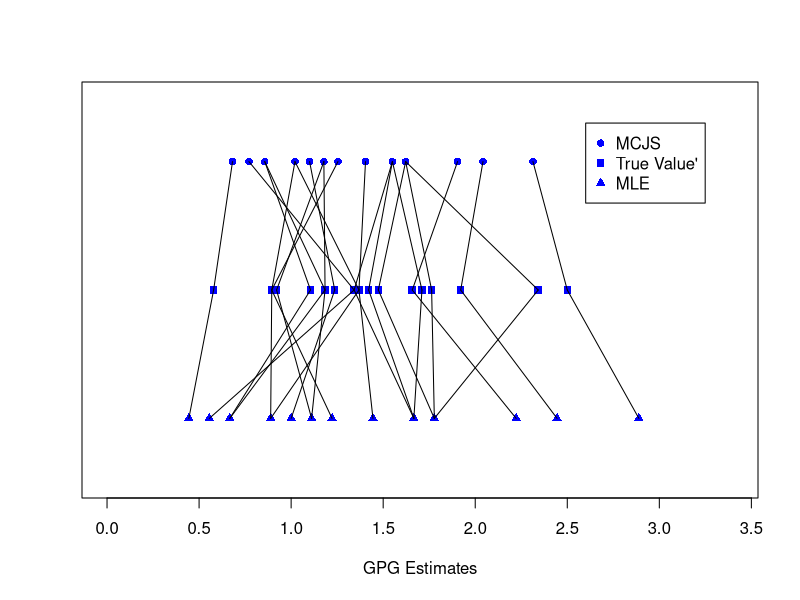
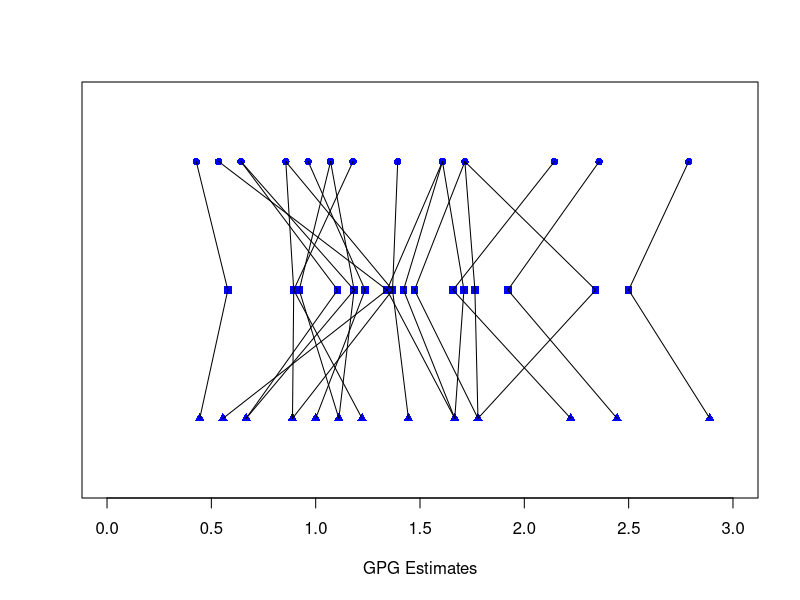
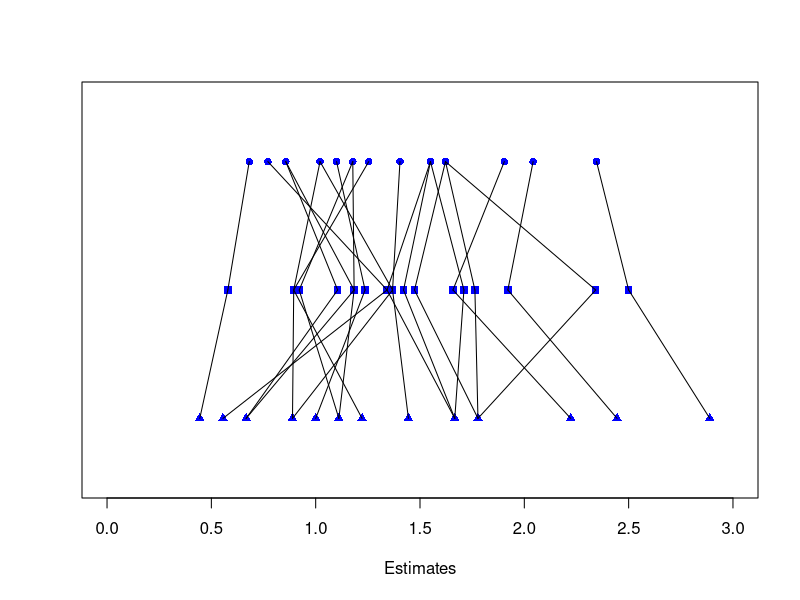

These charts were generated, in order, by the following R code:
## ---- chunk 1
knitr::opts_chunk$set(echo = TRUE)
## ---- chunk 2
# Install dplyr package
library("dplyr")
data = read.csv("results.csv", header =TRUE)
data = data %>% select(Season, DateTime, HomeTeam, AwayTeam, FTHG, FTAG) %>% filter(Season == "2018-19")
home_goals = data %>% group_by(HomeTeam, Season) %>%
                summarise(total_home_goals = sum(FTHG), games_home = length(FTHG)) 
colnames(home_goals)[1] = "Team" 
away_goals = data %>% group_by(AwayTeam, Season) %>%
                summarize(total_away_goals = sum(FTAG), games_away = length(FTAG))
colnames(away_goals)[1] = "Team"
goals = merge(home_goals, away_goals)
goals = goals %>% group_by(Team) %>% select(Team, total_home_goals, total_away_goals, games_home, games_away) %>% summarise(goals = total_home_goals + total_away_goals, games = games_home + games_away)
goals_per_season = goals

#goals in early part of season, 2020/21
data = read.csv("results.csv", header =TRUE)
data[["DateTime"]] = as.Date(data[["DateTime"]])
data = data %>% select(Season, DateTime, HomeTeam, AwayTeam, FTHG, FTAG) %>% filter(Season == "2018-19", DateTime <= "2018-10-22")
home_goals = data %>% group_by(HomeTeam, Season) %>%
                summarize(total_home_goals = sum(FTHG), games_home = length(FTHG))
colnames(home_goals)[1] = "Team" 
away_goals = data %>% group_by(AwayTeam, Season) %>%
                summarize(total_away_goals = sum(FTAG), games_away = length(FTAG))
colnames(away_goals)[1] = "Team"
goals = merge(home_goals, away_goals)
goals = goals %>% group_by(Team) %>% select(Team, total_home_goals, total_away_goals, games_home, games_away) %>% summarise(goals = total_home_goals + total_away_goals, games = games_home + games_away)
goals_first_part= goals
## ---- chunk 3
transformed = 2*sqrt(goals_first_part$goals +3/8)
transformed
## ---- chunk 4
library(pracma)
JS_estimates <- (1-18/(Norm(transformed)^2))*transformed
JS_estimates <- (JS_estimates/2)^2-3/8
JS_estimates <- JS_estimates/9
## ---- chunk 5
adapted_JS_estimates <- mean(transformed) + (1-17/(Norm(transformed-mean(transformed))^2))*(transformed - mean(transformed))
adapted_JS_estimates <- (adapted_JS_estimates/2)^2-3/8
adapted_JS_estimates <- adapted_JS_estimates/9
## ---- chunk 6
#MLE based SSE
Norm(goals_first_part$goals/9 -goals_per_season$goals/38)^2
#JS based SSE
Norm(JS_estimates - goals_per_season$goals/38)^2
#MCJS based SSE
Norm(adapted_JS_estimates - goals_per_season$goals/38)^2
#MC James-Stein plot
plot(goals_per_season$goals/38, rep(2,20),  ylim = c(0.5,3.5), xlim = c(0,3.4), yaxt = "n", ylab =  '', xlab = "GPG Estimates", col = "blue", pch = 15)
points(adapted_JS_estimates, rep(3,20), col = "blue", pch = 16)
points(goals_first_part$goals/9, rep(1,20), col = "blue", pch = 17)
legend(2.6,3.3, legend = c("MCJS", "True Value'", "MLE"), pch = c(16,15,17), col = c("blue", "blue", "blue"))
sum(abs(adapted_JS_estimates - goals_per_season$goals/38 ) < abs(goals_first_part$goals/9 - goals_per_season$goals/38))
for (i in 1:20){
    lines(c((goals_per_season$goals/38)[i], adapted_JS_estimates[i]), c(2,3))
    lines(c((goals_per_season$goals/38)[i], (goals_first_part$goals/9)[i]), c(2,1))
}
#James-Stein plot
plot(goals_per_season$goals/38, rep(2,20),  ylim = c(0.5,3.5), xlim = c(0,3), yaxt = "n", ylab =  '', xlab = "GPG Estimates", col = "blue", pch = 15)
points(JS_estimates, rep(3,20), col = "blue", pch = 16)
points(goals_first_part$goals/9, rep(1,20), col = "blue", pch = 17)
sum(abs(JS_estimates - goals_per_season$goals/38 ) < abs(goals_first_part$goals/9 - goals_per_season$goals/38))
for (i in 1:20){
    lines(c((goals_per_season$goals/38)[i], JS_estimates[i]), c(2,3))
    lines(c((goals_per_season$goals/38)[i], (goals_first_part$goals/9)[i]), c(2,1))
}
## ---- chunk 7
#limited translation plot
transformed = 2*sqrt(goals_first_part$goals + 3/8)

limited_estimators <- mean(transformed) + (1-17/(Norm(transformed-mean(transformed))^2))*(transformed - mean(transformed))
for (i in 1:20){
  limited_estimators[i] = min(max(limited_estimators[i], transformed[i] -1),transformed[i] +1)
}
limited_estimators  <- (limited_estimators/2)^2-3/8
limited_estimators<- limited_estimators/9
Norm(goals_first_part$goals/9 -goals_per_season$goals/38)^2
Norm(limited_estimators - goals_per_season$goals/38)^2
plot(goals_per_season$goals/38, rep(2,20),  ylim = c(0.5,3.5), xlim = c(0,3), yaxt = "n", ylab =  '', xlab = "Estimates", col = "blue", pch = 15)
points(limited_estimators, rep(3,20), col = "blue", pch = 16)
points(goals_first_part$goals/9, rep(1,20), col = "blue", pch = 17)
sum(abs(limited_estimators - goals_per_season$goals/38 ) < abs(goals_first_part$goals/9 - goals_per_season$goals/38))
for (i in 1:20){
    lines(c((goals_per_season$goals/38)[i], limited_estimators[i]), c(2,3))
    lines(c((goals_per_season$goals/38)[i], (goals_first_part$goals/9)[i]), c(2,1))
}
limited_estimators
## ---- chunk 8
goals1 = goals_first_part %>% group_by(Team, goals)  %>% summarise(avg = goals/9)
goals2 = goals_per_season %>% group_by(Team, goals)  %>% summarise(avg = goals/38)
colnames(goals2)[2:3] = c("Goals in Season", "Season Average GPG")
colnames(goals1)[2:3] = c("Goals in 9 Games", "9 Game Average GPG")
table <- merge(goals1, goals2, by.x = "Team", by.y = "Team") %>% select(Team, "Season Average GPG", "9 Game Average GPG")
table$"MLE SSE" <- abs(goals_first_part$goals/9 - goals_per_season$goals/38)
table$"JS Estimate GPG" <- JS_estimates
table$"JS SSE" <- abs(JS_estimates - goals_per_season$goals/38)
table$"Improvement JS" <- abs(JS_estimates - goals_per_season$goals/38 ) < abs(goals_first_part$goals/9 - goals_per_season$goals/38)
table$"Adapt. JS Estimate GPG" = adapted_JS_estimates
table$"Adapt. JS Error" <- abs(adapted_JS_estimates - goals_per_season$goals/38) 
table$"Improvement Adapt. JS" <- abs(adapted_JS_estimates - goals_per_season$goals/38 ) < abs(goals_first_part$goals/9 - goals_per_season$goals/38)
table

## ---- chunk 9
error = abs(table$`MLE SSE` - table$`Adapt. JS Error`)
error
sum(error*(table$`Improvement Adapt. JS`))/14
mean(table$`Season Average GPG`)
## ---- chunk 10
new_means = table$`Season Average GPG`
new_means = 2*sqrt(9*new_means+(3/8)) - 1/(4*sqrt(9*new_means))
#Expected Risk
20 - (17^2)/Norm(new_means - mean(new_means))^2
risk_table= data.frame(Estimator = c("MLE", "JS","Adapt. JS"),"Expected Risk"  = c(20,20 -(18^2)/Norm(new_means)^2, 20 - (17^2)/Norm(new_means - mean(new_means))^2), 'SSE Observed' =c(Norm(new_means-transformed)^2,Norm(new_means-(1-18/(Norm(transformed)^2))*transformed )^2,Norm(new_means -(mean(transformed) + (1-17/(Norm(transformed-mean(transformed))^2))*(transformed - mean(transformed))))^2))
risk_table
## ---- chunk 11
library("dplyr")
library(pracma)
season_calculation <- function(seasons, dates){
 table <- data.frame(Season =c(),'MLE SSE' = c(),'JS SSE' = c(), 'JS Improvement' = c(), 'Adapt. JS SSE' = c(), 'Adapt. JS Improvement' = c(), limited_risk = c(), limited_improvement = c())
for (i in 1:length(seasons)){
data = read.csv("results.csv", header =TRUE)
data = data %>% select(Season, DateTime, HomeTeam, AwayTeam, FTHG, FTAG) %>% filter(Season == seasons[i])
home_goals = data %>% group_by(HomeTeam, Season) %>%
                summarise(total_home_goals = sum(FTHG), games_home = length(FTHG)) 
colnames(home_goals)[1] = "Team" 
away_goals = data %>% group_by(AwayTeam, Season) %>%
                summarize(total_away_goals = sum(FTAG), games_away = length(FTAG))
colnames(away_goals)[1] = "Team"
goals = merge(home_goals, away_goals)
goals = goals %>% group_by(Team) %>% select(Team, total_home_goals, total_away_goals, games_home, games_away) %>% summarise(goals = total_home_goals + total_away_goals, games = games_home + games_away)
print(goals)
goals_per_season = goals

#goals in early part of season, 2020/21
data = read.csv("results.csv", header =TRUE)
data[["DateTime"]] = as.Date(data[["DateTime"]])
data = data %>% select(Season, DateTime, HomeTeam, AwayTeam, FTHG, FTAG) %>% filter(Season == seasons[i], DateTime <=dates[i])
home_goals = data %>% group_by(HomeTeam, Season) %>%
                summarize(total_home_goals = sum(FTHG), games_home = length(FTHG))
colnames(home_goals)[1] = "Team" 
away_goals = data %>% group_by(AwayTeam, Season) %>%
                summarize(total_away_goals = sum(FTAG), games_away = length(FTAG))
colnames(away_goals)[1] = "Team"
goals = merge(home_goals, away_goals)
goals = goals %>% group_by(Team) %>% select(Team, total_home_goals, total_away_goals, games_home, games_away) %>% summarise(goals = total_home_goals + total_away_goals, games = games_home + games_away)
print(goals)
goals_first_part= goals

transformed = 2*sqrt(goals_first_part$goals +3/8)
JS_estimates <- (1-18/(Norm(transformed)^2))*transformed
JS_estimates <- (JS_estimates/2)^2-3/8
JS_estimates <- JS_estimates/9
adapted_JS_estimates <- mean(transformed) + (1-17/(Norm(transformed-mean(transformed))^2))*(transformed - mean(transformed))
adapted_JS_estimates <- (adapted_JS_estimates/2)^2-3/8
adapted_JS_estimates <- adapted_JS_estimates/9
JS_risk <- Norm(JS_estimates-goals_per_season$goals/38)^2
JS_improvement = sum(abs(JS_estimates - goals_per_season$goals/38 ) < abs(goals_first_part$goals/9 - goals_per_season$goals/38))
MLE_SSE <-  Norm(goals_first_part$goals/9-goals_per_season$goals/38)^2
adapted_JS_risk <- Norm(adapted_JS_estimates-goals_per_season$goals/38)^2
adapted_JS_improvement <- sum(abs(adapted_JS_estimates - goals_per_season$goals/38 ) < abs(goals_first_part$goals/9 - goals_per_season$goals/38))
limited_estimators <- mean(transformed) + (1-17/(Norm(transformed-mean(transformed))^2))*(transformed - mean(transformed))
for (i in 1:20){
  limited_estimators[i] = min(max(limited_estimators[i], transformed[i] -1),transformed[i] +1)
}
limited_estimators  <- (limited_estimators/2)^2-3/8
limited_estimators<- limited_estimators/9
limited_estimators_risk <- Norm(limited_estimators - goals_per_season$goals/38)^2
limited_improvement <- sum(abs(limited_estimators- goals_per_season$goals/38 ) < abs(goals_first_part$goals/9 - goals_per_season$goals/38))
season = seasons[i]
new_season <- data.frame( season , MLE_SSE, JS_risk, JS_improvement,  adapted_JS_risk, adapted_JS_improvement, limited_estimators_risk, limited_improvement)
table = rbind(table, new_season)
}
return(table)
}
## ---- chunk 12
seasons = c("2015-16", "2016-17", "2017-18","2018-19", "2019-20")
dates = c("2015-10-19", "2016-10-23","2017-10-22","2018-10-22", "2019-10-21")
latex_2 = season_calculation(seasons, dates)
latex_2$season =  c("2015-16", "2016-17", "2017-18","2018-19", "2019-20")
colnames(latex_2) = c('Season', 'MLE SSE', 'JS SSE','JS Improvement', 'Adapt. JS SSE', 'Adapt. JS Improvement', 'Lim. Trans. SSE', 'Lim. Trans. Improvement' )
latex_2
## ---- chunk 13
library(xtable)
#Expected risk table
print(xtable(risk_table, type = "latex"), file = "risk_table.tex")
#2018-19 detailed table
print(xtable(table, type = "latex"), file = "2018-19_club.tex")
#season comparisons
print(xtable(latex_2, type = "latex"), file = "season_comparison.tex")
